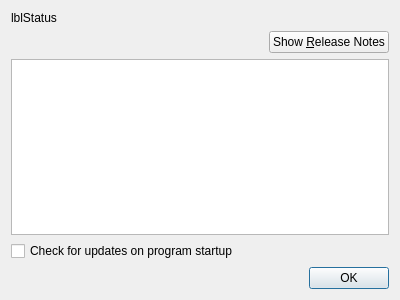
<?xml version="1.0" encoding="UTF-8"?>
<ui version="4.0">
 <class>UpdateDialog</class>
 <widget class="QDialog" name="UpdateDialog">
  <property name="geometry">
   <rect>
    <x>0</x>
    <y>0</y>
    <width>400</width>
    <height>300</height>
   </rect>
  </property>
  <property name="sizePolicy">
   <sizepolicy hsizetype="Preferred" vsizetype="Preferred">
    <horstretch>0</horstretch>
    <verstretch>0</verstretch>
   </sizepolicy>
  </property>
  <property name="windowTitle">
   <string notr="true"/>
  </property>
  <layout class="QVBoxLayout" name="verticalLayout">
   <item>
    <widget class="QLabel" name="lblStatus">
     <property name="text">
      <string notr="true">lblStatus</string>
     </property>
     <property name="openExternalLinks">
      <bool>true</bool>
     </property>
    </widget>
   </item>
   <item>
    <layout class="QHBoxLayout" name="horizontalLayout">
     <item>
      <spacer name="horizontalSpacer">
       <property name="orientation">
        <enum>Qt::Horizontal</enum>
       </property>
       <property name="sizeHint" stdset="0">
        <size>
         <width>40</width>
         <height>20</height>
        </size>
       </property>
      </spacer>
     </item>
     <item>
      <widget class="QPushButton" name="btnReleaseNotes">
       <property name="text">
        <string>Show &amp;Release Notes</string>
       </property>
       <property name="checkable">
        <bool>true</bool>
       </property>
       <property name="checked">
        <bool>false</bool>
       </property>
      </widget>
     </item>
    </layout>
   </item>
   <item>
    <widget class="QTextBrowser" name="txtReleaseNotes">
     <property name="openExternalLinks">
      <bool>false</bool>
     </property>
    </widget>
   </item>
   <item>
    <widget class="QCheckBox" name="chkCheckUpdateOnStartup">
     <property name="text">
      <string>Check for updates on program startup</string>
     </property>
    </widget>
   </item>
   <item>
    <widget class="QDialogButtonBox" name="buttonBox">
     <property name="orientation">
      <enum>Qt::Horizontal</enum>
     </property>
     <property name="standardButtons">
      <set>QDialogButtonBox::Ok</set>
     </property>
    </widget>
   </item>
  </layout>
 </widget>
 <resources/>
 <connections>
  <connection>
   <sender>buttonBox</sender>
   <signal>accepted()</signal>
   <receiver>UpdateDialog</receiver>
   <slot>accept()</slot>
   <hints>
    <hint type="sourcelabel">
     <x>248</x>
     <y>254</y>
    </hint>
    <hint type="destinationlabel">
     <x>157</x>
     <y>274</y>
    </hint>
   </hints>
  </connection>
  <connection>
   <sender>buttonBox</sender>
   <signal>rejected()</signal>
   <receiver>UpdateDialog</receiver>
   <slot>reject()</slot>
   <hints>
    <hint type="sourcelabel">
     <x>316</x>
     <y>260</y>
    </hint>
    <hint type="destinationlabel">
     <x>286</x>
     <y>274</y>
    </hint>
   </hints>
  </connection>
 </connections>
</ui>
